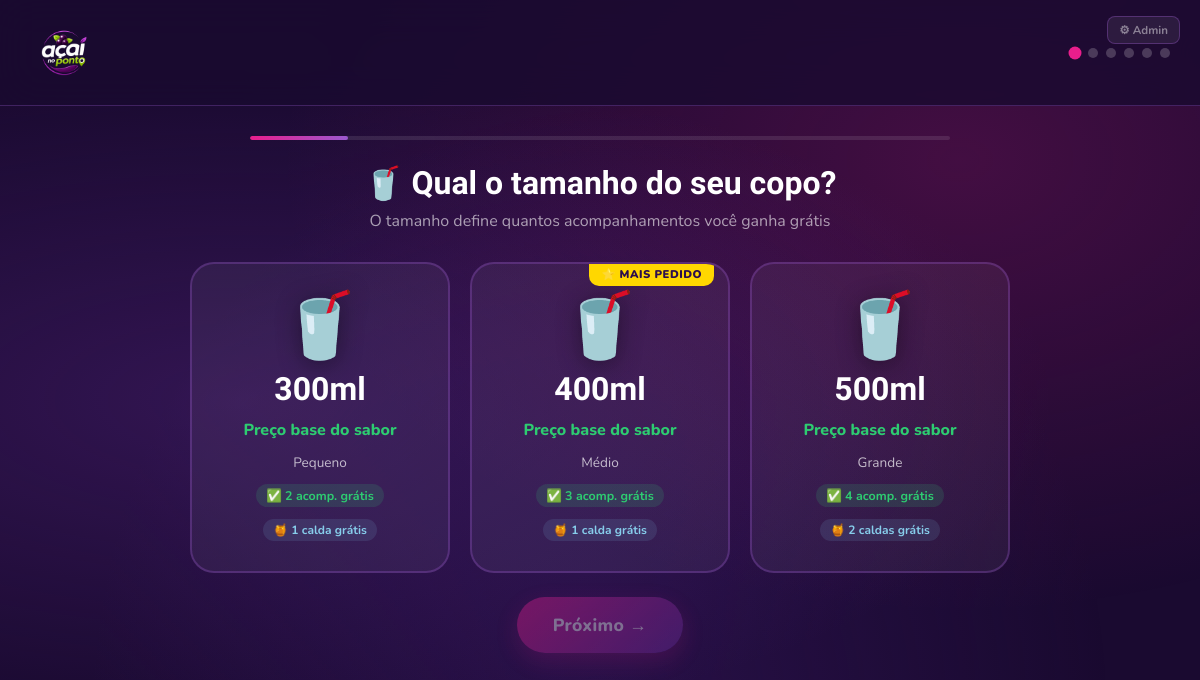
The page /paginas/index.php on the database its author committed.
### tables this page shows
CREATE TABLE `tamanhos` (
  `id` int(10) UNSIGNED NOT NULL,
  `ml` int(11) NOT NULL,
  `acrescimo` decimal(8,2) NOT NULL DEFAULT 0.00,
  `complementos_gratis` tinyint(4) NOT NULL DEFAULT 0,
  `caldas_gratis` tinyint(4) NOT NULL DEFAULT 1,
  `ativo` tinyint(1) NOT NULL DEFAULT 1,
  `popular` tinyint(1) NOT NULL DEFAULT 0,
  `nome` varchar(60) NOT NULL DEFAULT ''
);

### paginas/index.php (the view, shortened to what this page needs)
<?php
$pdo = conectar();
$tamanhosDB   = $pdo->query("SELECT * FROM tamanhos   WHERE ativo = 1 ORDER BY ml ASC")->fetchAll();
?>
<!DOCTYPE html>
<html lang="pt-BR">
<head>
</head>
<body>
<button class="admin-btn" onclick="toggleAdmin()">⚙ Admin</button>
<div id="app">
  <div class="header">
    <div class="logo">
      <img src="/acai_touch/assets/images/logo.png" alt="PontoAçaí" style="height:69px;">
    </div>
    <div class="step-indicator">
      <div class="step-dot active" id="dot1"></div>
      <div class="step-dot" id="dot2"></div>
      <div class="step-dot" id="dot3"></div>
      <div class="step-dot" id="dot4"></div>
      <div class="step-dot" id="dot5"></div>
      <div class="step-dot" id="dot6"></div>
    </div>
  </div>
  <div class="screen active" id="screen-tamanho">
    <div class="progress-bar"><div class="progress-fill" style="width:14%"></div></div>
    <div class="screen-title">🥤 Qual o tamanho do seu copo?</div>
    <p class="screen-sub">O tamanho define quantos acompanhamentos você ganha grátis</p>
    <div class="size-grid">
      <?php foreach($tamanhosDB as $t): ?>
      <div class="size-card" onclick="selectTamanho(this, <?= $t['id'] ?>)">
        <?php if($t['popular']): ?>
          <div class="popular-badge">⭐ MAIS PEDIDO</div>
        <?php endif; ?>
        <div class="cup-icon">🥤</div>
        <div class="cup-ml"><?= $t['ml'] ?>ml</div>
        <?php if($t['acrescimo'] > 0): ?>
          <div class="cup-price">+ R$ <?= number_format($t['acrescimo'],2,',','.') ?> no sabor</div>
        <?php else: ?>
          <div class="cup-price" style="color:var(--verde);">Preço base do sabor</div>
        <?php endif; ?>
        <div class="cup-label"><?= htmlspecialchars($t['nome']) ?></div>
        <div class="cup-gratis">✅ <?= $t['complementos_gratis'] ?> acomp. grátis</div>
        <div class="cup-caldas">🍯 <?= $t['caldas_gratis'] ?? 1 ?> calda<?= ($t['caldas_gratis'] ?? 1) > 1 ? 's' : '' ?> grátis</div>
      </div>
      <?php endforeach; ?>
    </div>
    <div class="btn-group">
      <button class="btn btn-primary" id="btn-next1" onclick="goTo('sabor')" disabled>Próximo →</button>
    </div>
  </div>
</div>
</body>
</html>

### rows shown on the page
tamanhos: ml "300", acrescimo "Preço base do sabor", nome "Pequeno", complementos_gratis "2", caldas_gratis "1"
tamanhos: popular "⭐ MAIS PEDIDO", ml "400", acrescimo "Preço base do sabor", nome "Médio", complementos_gratis "3", caldas_gratis "1"
tamanhos: ml "500", acrescimo "Preço base do sabor", nome "Grande", complementos_gratis "4", caldas_gratis "2"
